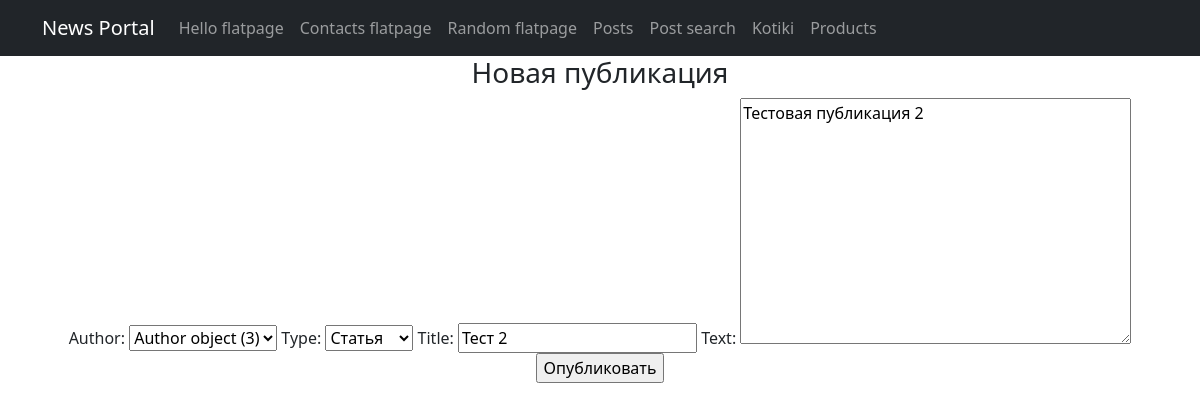
Page /news/create/17 (signed in) on the committed database.
### news/models.py (models this page shows, shortened)
class Post(models.Model):
    author = models.ForeignKey(Author, on_delete=models.CASCADE, related_name='posts')
    article = 'ART'
    news = 'NEW'
    POSTS = [
        (article, "Статья"),
        (news, "Новость")
    ]
    type = models.CharField(max_length=3,
                            choices=POSTS,
                            default=article)
    creation_time = models.DateTimeField(auto_now_add=True)
    title = models.CharField(max_length=255)
    text = models.TextField()
    rating = models.IntegerField(default=0)
    category = models.ManyToManyField(Category, through='PostCategory')
    class Meta:
        verbose_name = 'Публикация'
        verbose_name_plural = 'Публикации'

### news/views.py (the view)
# urls.py: path('create/<int:pk>', PostUpdate.as_view(), name = 'post_update'),
class PostUpdate(LoginRequiredMixin, PermissionRequiredMixin, UpdateView):
    login_url = '/'
    redirect_field_name = 'redirect_to'
    template_name = 'news_app/news_create.html'
    form_class = PostForm
    permission_required = ('news.update_post')
    def get_object(self, **kwargs):
        id_ = self.kwargs.get('pk')
        return Post.objects.get(pk=id_)

### news/forms.py
class PostForm(ModelForm):
    class Meta:
        model = Post
        fields = ['author', 'type', 'title', 'text']

### templates/news_app/news_create.html (shortened to what this page needs)
{% extends 'flatpages/default.html' %}
{% block content %}
<h3>Новая публикация</h3>
<form method="POST">
    {{ form }}
    <input type="submit" value="Опубликовать">
</form>
{% endblock content %}

### rows in the picture
Post: author "Author object (3)", type "Статья", title "Тест 2", text "Тестовая публикация 2"
